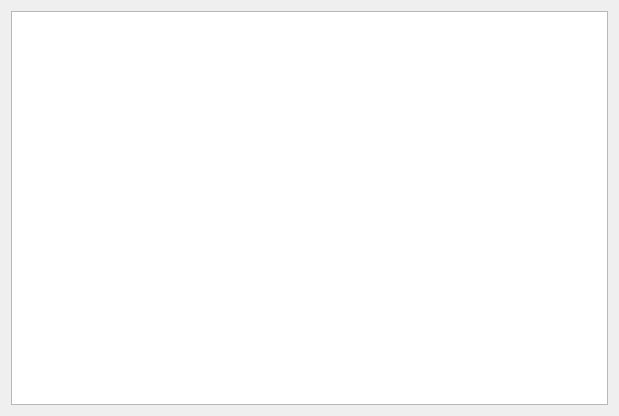
<?xml version="1.0" encoding="UTF-8"?>
<!-- SPDX-FileCopyrightText: 2025 zhang hongyuan <2063218120@qq.com> -->
<!-- SPDX-License-Identifier: MIT -->
<ui version="4.0">
 <class>FoldersWG</class>
 <widget class="QWidget" name="FoldersWG">
  <property name="geometry">
   <rect>
    <x>0</x>
    <y>0</y>
    <width>619</width>
    <height>416</height>
   </rect>
  </property>
  <property name="windowTitle">
   <string>Form</string>
  </property>
  <layout class="QVBoxLayout" name="verticalLayout">
   <item>
    <widget class="QTreeView" name="treeView"/>
   </item>
  </layout>
 </widget>
 <resources/>
 <connections/>
</ui>
